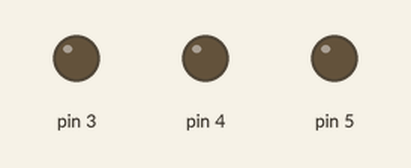
Bench run of a sketch on a simulated Arduino Uno, built with avr-gcc and run on an emulated ATmega328P. Parts: output pins drawn as LEDs (lit = HIGH). What the sketch prints to the serial monitor is not drawn.

Above: at 0.1 s.
At 0.35 s:
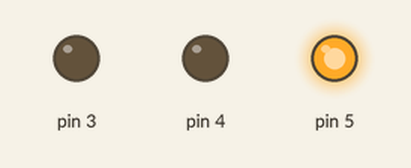
At 1.65 s:
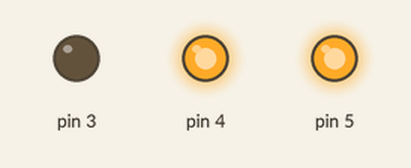
At 2.55 s:
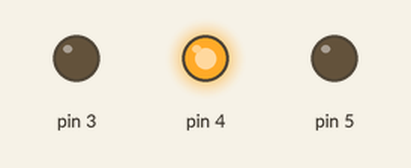
At 2.9 s:
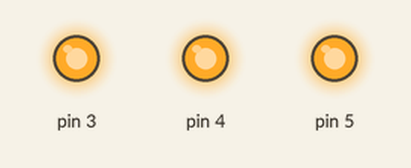
Timing chart, 0 to 3.2 s (numbered marks = the images above):
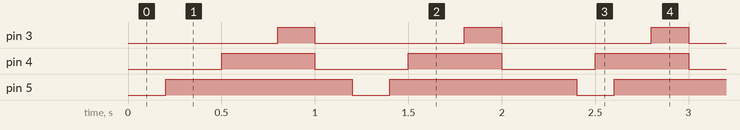

Measured:
- by itself, pin 3: alternates HIGH for 0.20 s and LOW for 0.80 s
- by itself, pin 4: alternates HIGH for 0.50 s and LOW for 0.50 s
- by itself, pin 5: alternates HIGH for 1.0 s and LOW for 0.20 s

The sketch:

code-structs1-b-threeBlinkingLEDS.ino
```cpp
/****************************************************
💡 3× LED BLINKER — INDIVIDUAL + ARRAY OF STRUCTS
-----------------------------------------------------
You can define each LED separately (for clarity)
and then still handle them all in one loop.
****************************************************/

struct LED {
  int pin;
  unsigned long onTime;
  unsigned long offTime;
  bool state;
  unsigned long previous;
};

// 🔹 1. Individual LEDs (easy to tweak each)
LED led1 = {3, 200, 800, false, 0};
LED led2 = {4, 500, 500, false, 0};
LED led3 = {5, 1000, 200, false, 0};

// 🔹 2. Make an array of them (so we can loop)
LED leds[] = {led1, led2, led3};
const int ledCount = sizeof(leds) / sizeof(leds[0]);

// 🔹 3. Function for updating any LED
void updateLED(LED &led) {
  unsigned long now = millis();
  unsigned long interval = led.state ? led.onTime : led.offTime;

  if (now - led.previous >= interval) {
    led.state = !led.state;
    led.previous = now;
    digitalWrite(led.pin, led.state);
  }
}

void setup() {
  Serial.begin(9600);
  Serial.println("=== STRUCT + ARRAY LED BLINKER ===");

  for (int i = 0; i < ledCount; i++) {
    pinMode(leds[i].pin, OUTPUT);
  }
}

void loop() {
  for (int i = 0; i < ledCount; i++) {
    updateLED(leds[i]);
  }
}
```
